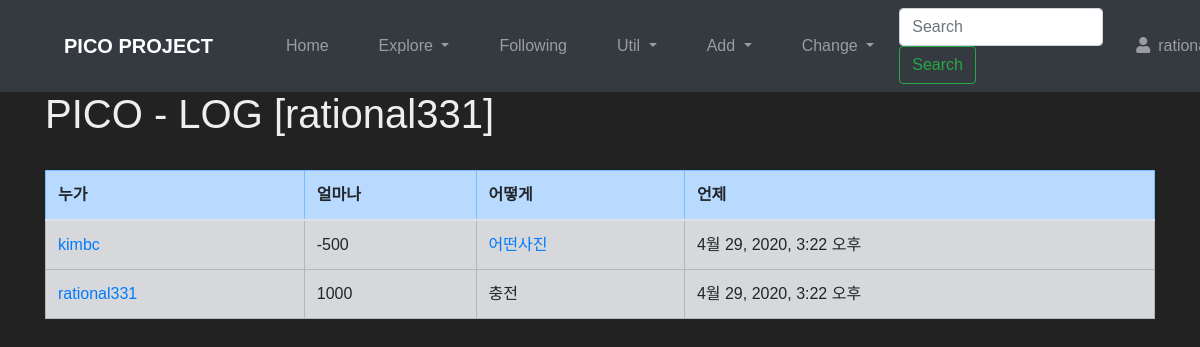
/log/user/rational331 (signed in), run on an earlier commit of the app's database.
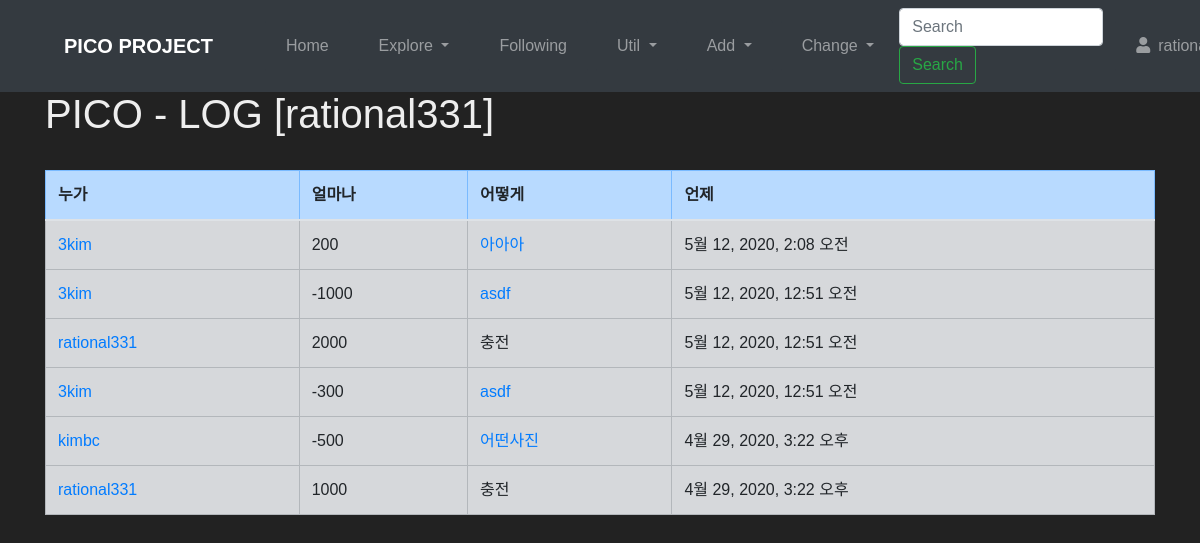
And on a later commit of the database.
### core/models.py (models this page shows, shortened)
class ProfilePicoInfoLog(models.Model):
    profile = models.ForeignKey(Profile, on_delete=models.CASCADE, verbose_name='PROFILE')
    donator = models.ForeignKey(User, on_delete=models.DO_NOTHING, verbose_name='DONATOR', null=True)
    PICOIN = models.IntegerField(default=0, verbose_name='PICOIN')
    where = models.ForeignKey(Photo, on_delete=models.PROTECT, verbose_name='WHERE', null=True)
    donate_dt = models.DateTimeField('Donation Datetime', auto_now_add=True, null=True)
    class Meta:
        ordering = ('-donate_dt', )

### photo/models.py (models this page shows, shortened)
class Photo(models.Model):
    title = models.CharField('TITLE', max_length=30)
    description = models.TextField('Photo Description', blank=True)
    tags = TaggableManager(blank=True)
    PICOIN = models.PositiveIntegerField(default=0, verbose_name='PICOIN')
    image = models.ImageField('IMAGE', upload_to='SorlPhoto/%Y')
    upload_dt = models.DateTimeField('Upload Date', auto_now_add=True)
    owner = models.ForeignKey(User, on_delete=models.CASCADE, verbose_name='OWNER', blank=True, null=True)
    def __str__(self):
        return self.title

### core/views.py (the view)
# urls.py: path('log/user/<str:username>', MyPicoLog.as_view(), name='mypicolog'),
class MyPicoLog(LoginRequiredMixin, TemplateView):
    template_name = 'mypicolog.html'
    def get(self, request, username):
        user = None
        try:
            user = User.objects.get(username=username)
        except:
            raise Http404()
        if(request.user.username != username):
            return self.handle_no_permission()
        profile = user.profile
        logging = ProfilePicoInfoLog.objects.filter(profile=profile,)
        return render(request, 'mypicolog.html', {'object_list': logging})

### templates/mypicolog.html (shortened to what this page needs)
{% extends "base.html" %}
{% load widget_tweaks %}
{% block content %}
<h1>PICO - LOG [{{ request.user.username }}]</h1>
<br>
<table class="table table-bordered table-condensed table-striped">
    <thead>
        <tr class="table-primary">
            <th>누가</th>
            <th>얼마나</th>
            <th>어떻게</th>
            <th>언제</th>
        </tr>
    </thead>
    <tbody>
        {% for item in object_list %}
        <tr class="table-secondary">
            <td><a href="{% url 'profile' item.donator.username %}">{{ item.donator }}</a></td>
            <td>{{ item.PICOIN }}</td>
            {% if item.where %}
            <td><a href="{% url 'photo:photo_detail' item.where.id %}">{{ item.where }}</a></td>
            {% else %}
            <td>충전</td>
            {% endif %}
            <td>{{ item.donate_dt }}</td>
        </tr>
        {% endfor %}
    </tbody>
</table>
{% endblock %}

### templates/base.html (shortened to what this page needs)
<!DOCTYPE html>
<html lang="ko">
<head>
    <link rel="stylesheet" href="https://stackpath.bootstrapcdn.com/bootstrap/4.3.1/css/bootstrap.min.css">
    <link rel="stylesheet" href="https://cdnjs.cloudflare.com/ajax/libs/font-awesome/5.8.2/css/all.min.css" />
</head>
<body style="padding-top:90px; color: #eee; background-color: #222; margin: auto; font-family: 'Lucida Grande', Verdana, Arial, sans-serif;">
    <nav class="navbar navbar-dark bg-dark navbar-expand-lg fixed-top">
      <span class="navbar-brand mx-5 mb-0 font-weight-bold">PICO PROJECT</span>
      <div class="collapse navbar-collapse" id="navbarSupportedContent">
        <ul class="navbar-nav mr-auto">
          <li class="nav-item btn btn-dark mx-1">
            <a class="nav-link" href="{% url 'home' %}">Home<span class="sr-only">(current)</span></a>
          </li>
          <li class="nav-item dropdown btn btn-dark mx-1">
            <a class="nav-link dropdown-toggle" href="#" id="navbarDropdown" role="button" data-toggle="dropdown" aria-haspopup="true" aria-expanded="false">
                Explore
              </a>
          </li>
          <li class="nav-item btn btn-dark mx-1">
            <a class="nav-link" href="{% url 'photo:follow' %}">Following<span class="sr-only">(current)</span></a>
          </li>
          <li class="nav-item dropdown btn btn-dark mx-1">
            <a class="nav-link dropdown-toggle" href="#" id="navbarDropdown" role="button" data-toggle="dropdown" aria-haspopup="true" aria-expanded="false">
                Util
              </a>
          </li>
          <li class="nav-item dropdown btn btn-dark mx-1">
            <a class="nav-link dropdown-toggle" href="#" id="navbarDropdown" role="button" data-toggle="dropdown" aria-haspopup="true" aria-expanded="false">
                Add
              </a>
          </li>
          <li class="nav-item dropdown btn btn-dark mx-1">
            <a class="nav-link dropdown-toggle" href="#" id="navbarDropdown" role="button" data-toggle="dropdown" aria-haspopup="true" aria-expanded="false">
                Change
              </a>
          </li>
        </ul>
        <form class="form-inline my-2 my-lg-0" action="{% url 'search' %}" method="GET">
          <input class="form-control mr-sm-2" type="search" placeholder="Search" aria-label="Search" name="search_word" value="{{ search_word }}" required>
          <button class="btn btn-outline-success my-2 my-sm-0" type="submit">Search</button>
        </form>
        <ul class="navbar-nav mr-auto">
          <li class="nav-item dropdown mx-1 btn btn-dark">
            {% if user.is_active %}
            <a class="nav-link dropdown-toggle" href="#" data-toggle="dropdown"><i class="fas fa-user"></i>&ensp;{% firstof user.get_short_name user.get_username %}&ensp;</a>
            {% else %}
            <a href="#" class="nav-link dropdown-toggle" data-toggle="dropdown"><i class="fas fa-user"></i>&ensp;Anonymous&ensp;</a>
            <div class="dropdown-menu">
              <a href="{% url 'login' %}" class="dropdown-item">Login</a>
              <a href="{% url 'register' %}" class="dropdown-item">Register</a>
            </div>
            {% endif %}
          </li>
        </ul>
      </div>
    </nav>
    <div class="container">
      {% block content %}{% endblock %}
    </div>
  </body>
</html>

What changed in the data, as far as the page shows it:
added ProfilePicoInfoLog: donator "3kim", PICOIN "200", where "아아아", donate_dt "5월 12, 2020, 2:08 오전"
added ProfilePicoInfoLog: donator "3kim", PICOIN "-1000", where "asdf", donate_dt "5월 12, 2020, 12:51 오전"
added ProfilePicoInfoLog: donator "rational331", PICOIN "2000", shows "충전", donate_dt "5월 12, 2020, 12:51 오전"
added ProfilePicoInfoLog: donator "3kim", PICOIN "-300", where "asdf", donate_dt "5월 12, 2020, 12:51 오전"
